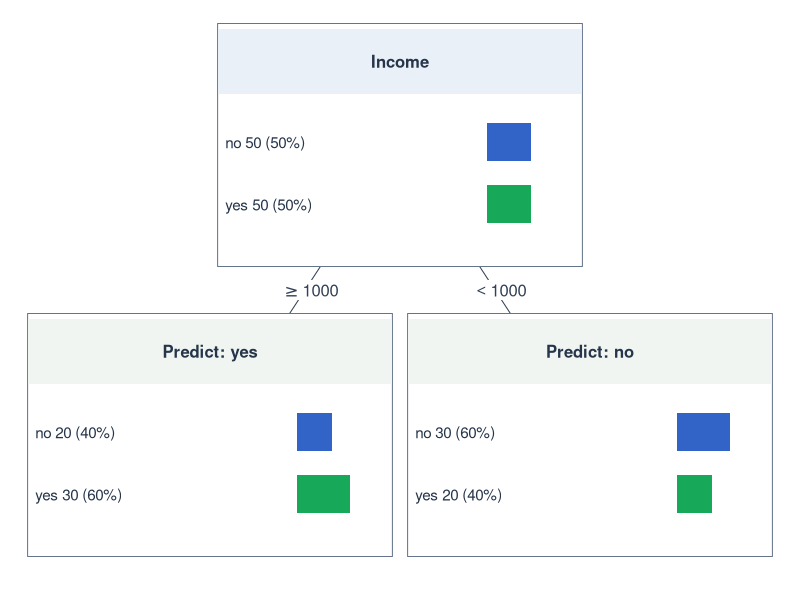
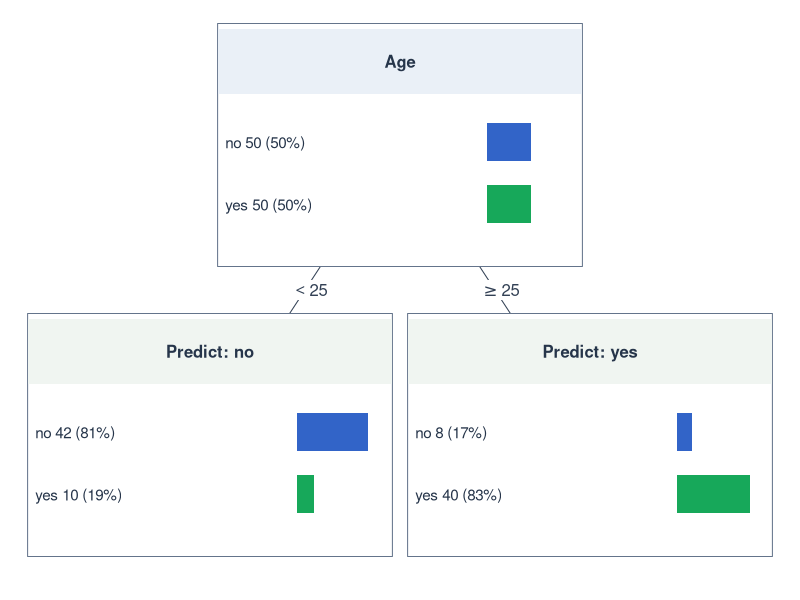
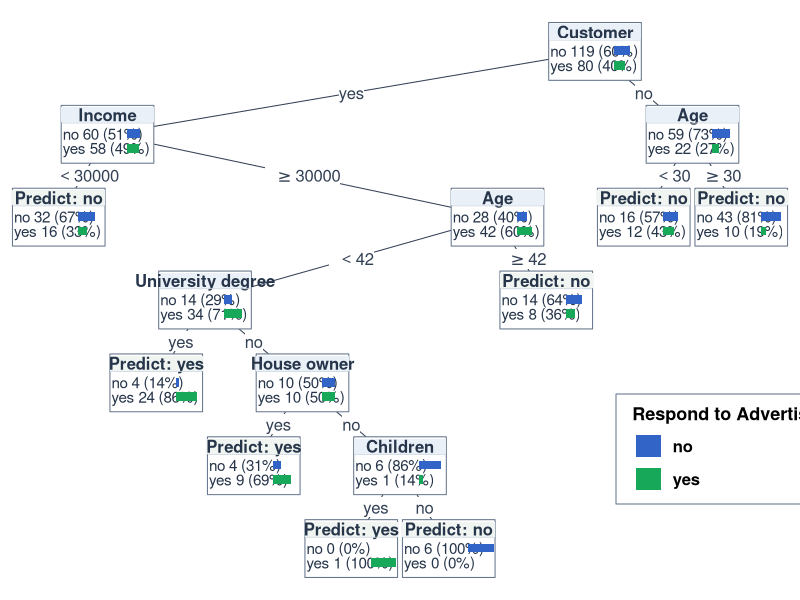
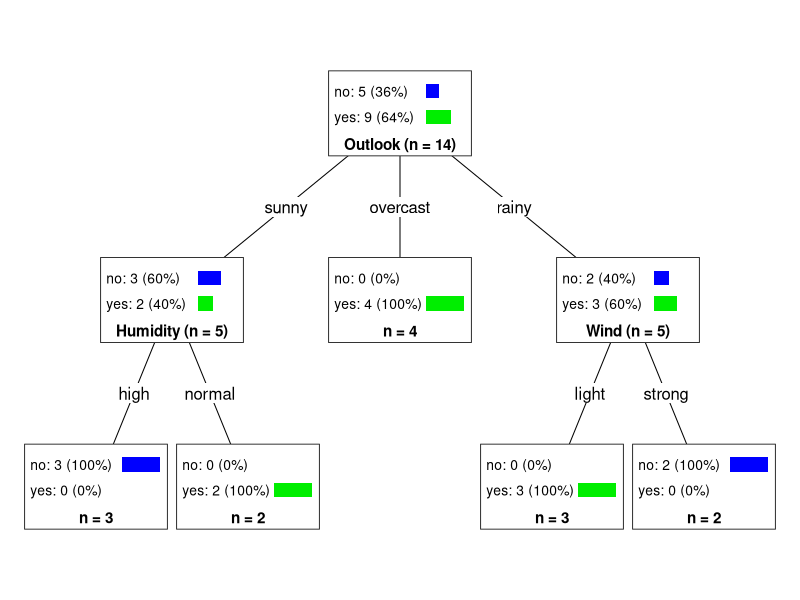

These figures' R source, in order:
## ---- chunk 1
#| include: false

library(partykit)
library(grid)

# Construct a tree from specified class frequencies.
make_stump <- function(
    variable,
    threshold,
    left_value,
    right_value,
    left_counts,
    right_counts,
    reverse = FALSE
) {

  make_leaf <- function(value, counts) {
    data.frame(
      x = rep(value, sum(counts)),
      respond = factor(
        rep(names(counts), times = counts),
        levels = c("no", "yes")
      )
    )
  }

  data <- rbind(
    make_leaf(left_value, left_counts),
    make_leaf(right_value, right_counts)
  )

  names(data)[1] <- variable

  # Reverse the interval mapping when the larger
  # values should appear on the left.
  split_index <- if (reverse) {
    c(2L, 1L)
  } else {
    c(1L, 2L)
  }

  nodes <- partynode(
    id = 1L,
    split = partysplit(
      varid = 1L,
      breaks = threshold,
      right = FALSE,
      index = split_index
    ),
    kids = list(
      partynode(2L),
      partynode(3L)
    )
  )

  tree <- party(
    node = nodes,
    data = data,
    fitted = data.frame(
      "(fitted)" = fitted_node(nodes, data),
      "(response)" = data$respond,
      check.names = FALSE
    ),
    terms = terms(respond ~ ., data = data)
  )

  as.constparty(tree)
}


# Define the exact two trees.

income_tree <- make_stump(
  variable = "income",
  threshold = 1000,
  left_value = 1500,
  right_value = 500,
  left_counts = c(no = 20L, yes = 30L),
  right_counts = c(no = 30L, yes = 20L),
  reverse = TRUE
)

age_tree <- make_stump(
  variable = "age",
  threshold = 25,
  left_value = 20,
  right_value = 30,
  left_counts = c(no = 42L, yes = 10L),
  right_counts = c(no = 8L, yes = 40L)
)


# Verify the displayed frequencies.

node_counts <- function(tree, id) {
  as.integer(
    table(
      factor(
        data_party(tree, id = id)$respond,
        levels = c("no", "yes")
      )
    )
  )
}

stopifnot(
  identical(node_counts(income_tree, 1L), c(50L, 50L)),
  identical(node_counts(income_tree, 2L), c(20L, 30L)),
  identical(node_counts(income_tree, 3L), c(30L, 20L)),
  identical(node_counts(age_tree, 1L), c(50L, 50L)),
  identical(node_counts(age_tree, 2L), c(42L, 10L)),
  identical(node_counts(age_tree, 3L), c(8L, 40L))
)


# Shared node design.

class_colors <- c(
  no = "#3264C8",
  yes = "#17A85A"
)

make_node_panel <- function(tree, split_label) {

  function(node) {

    id <- id_node(node)

    counts <- table(
      factor(
        data_party(tree, id = id)$respond,
        levels = c("no", "yes")
      )
    )

    n <- sum(counts)
    proportions <- as.numeric(counts) / n

    # Root: splitting variable.
    # Leaves: majority-class prediction.

    if (id == 1L) {
      label <- split_label
      header_fill <- "#EAF0F7"
    } else {
      label <- paste(
        "Predict:",
        names(which.max(counts))
      )
      header_fill <- "#F0F5F1"
    }

    # Node background
    grid.rect(
      width = 0.96,
      height = 0.90,
      gp = gpar(
        fill = "white",
        col = "#64748B",
        lwd = 1
      )
    )

    # Header background
    grid.rect(
      x = 0.5,
      y = 0.81,
      width = 0.96,
      height = 0.24,
      gp = gpar(
        fill = header_fill,
        col = NA
      )
    )

    # Header label
    grid.text(
      label,
      x = 0.5,
      y = 0.81,
      gp = gpar(
        fontsize = 12,
        fontface = "bold",
        col = "#26354A"
      )
    )

    # Class distribution
    row_y <- c(0.51, 0.28)

    for (i in seq_along(counts)) {

      class_name <- names(counts)[i]

      grid.text(
        sprintf(
          "%s %d (%.0f%%)",
          class_name,
          counts[i],
          100 * proportions[i]
        ),
        x = 0.04,
        y = row_y[i],
        just = "left",
        gp = gpar(
          fontsize = 11,
          col = "#26354A"
        )
      )

      # Horizontal bar
      if (proportions[i] > 0) {

        grid.rect(
          x = 0.73,
          y = row_y[i],
          width = 0.23 * proportions[i],
          height = 0.14,
          just = c("left", "centre"),
          gp = gpar(
            fill = class_colors[class_name],
            col = NA
          )
        )
      }
    }
  }
}


# Shared plotting function.

plot_stump <- function(tree, label) {

  panel <- make_node_panel(tree, label)

  plot(
    tree,
    inner_panel = panel,
    terminal_panel = panel,
    edge_panel = edge_simple,
    ep_args = list(
      just = "equal",
      fill = "white"
    ),
    drop_terminal = FALSE,
    tnex = 1,
    gp = gpar(
      fontsize = 12,
      col = "#334155"
    )
  )
}
## ---- chunk 2
#| echo: false
#| dev: svg
#| fig-width: 6.3
#| fig-height: 3.1
#| out-width: 100%
#| fig-align: center

plot_stump(income_tree, "Income")
## ---- chunk 3
#| echo: false
#| dev: svg
#| fig-width: 6.3
#| fig-height: 3.1
#| out-width: 100%
#| fig-align: center

plot_stump(age_tree, "Age")
## ---- chunk 4
#| echo: false
#| message: false
#| dev: svg
#| fig-width: 16
#| fig-height: 7.2
#| out-width: 92%
#| fig-align: center

library(partykit)
library(grid)

# 1. Reconstruct data from terminal-node counts --------------------

leaves <- data.frame(
  customer = c(
    "yes", "yes", "yes", "yes",
    "yes", "yes", "no", "no"
  ),
  income = c(
    20000, 40000, 40000, 40000,
    40000, 40000, 40000, 40000
  ),
  age = c(
    35, 35, 35, 35,
    35, 50, 25, 35
  ),
  university_degree = c(
    "no", "yes", "no", "no",
    "no", "no", "no", "no"
  ),
  house_owner = c(
    "no", "no", "yes", "no",
    "no", "no", "no", "no"
  ),
  children = c(
    "no", "no", "no", "yes",
    "no", "no", "no", "no"
  ),
  no = c(32, 4, 4, 0, 6, 14, 16, 43),
  yes = c(16, 24, 9, 1, 0, 8, 12, 10)
)

customers <- do.call(
  rbind,
  lapply(seq_len(nrow(leaves)), function(i) {

    counts <- c(leaves$no[i], leaves$yes[i])

    observations <- leaves[
      rep(i, sum(counts)),
      1:6,
      drop = FALSE
    ]

    observations$respond <- factor(
      rep(c("no", "yes"), times = counts),
      levels = c("no", "yes")
    )

    observations
  })
)

rownames(customers) <- NULL

customers$customer <- factor(
  customers$customer,
  levels = c("yes", "no")
)

customers$university_degree <- factor(
  customers$university_degree,
  levels = c("yes", "no")
)

customers$house_owner <- factor(
  customers$house_owner,
  levels = c("yes", "no")
)

customers$children <- factor(
  customers$children,
  levels = c("yes", "no")
)

# 2. Construct the exact decision tree -----------------------------

nodes <- partynode(
  id = 1L,
  split = partysplit(1L, index = 1:2),
  kids = list(

    # Customer = yes
    partynode(
      id = 2L,
      split = partysplit(
        2L,
        breaks = 30000,
        right = FALSE
      ),
      kids = list(

        # Income < 30000
        partynode(3L),

        # Income >= 30000
        partynode(
          id = 4L,
          split = partysplit(
            3L,
            breaks = 42,
            right = FALSE
          ),
          kids = list(

            # Age < 42
            partynode(
              id = 5L,
              split = partysplit(
                4L,
                index = 1:2
              ),
              kids = list(

                # University degree = yes
                partynode(6L),

                # University degree = no
                partynode(
                  id = 7L,
                  split = partysplit(
                    5L,
                    index = 1:2
                  ),
                  kids = list(

                    # House owner = yes
                    partynode(8L),

                    # House owner = no
                    partynode(
                      id = 9L,
                      split = partysplit(
                        6L,
                        index = 1:2
                      ),
                      kids = list(
                        partynode(10L),
                        partynode(11L)
                      )
                    )
                  )
                )
              )
            ),

            # Age >= 42
            partynode(12L)
          )
        )
      )
    ),

    # Customer = no
    partynode(
      id = 13L,
      split = partysplit(
        3L,
        breaks = 30,
        right = FALSE
      ),
      kids = list(
        partynode(14L),
        partynode(15L)
      )
    )
  )
)

# 3. Create the partykit object ------------------------------------

tree <- party(
  node = nodes,
  data = customers,
  fitted = data.frame(
    "(fitted)" = fitted_node(nodes, customers),
    "(response)" = customers$respond,
    check.names = FALSE
  ),
  terms = terms(
    respond ~ .,
    data = customers
  )
)

tree <- as.constparty(tree)

# 4. Labels and colors ---------------------------------------------

split_names <- c(
  "1"  = "Customer",
  "2"  = "Income",
  "4"  = "Age",
  "5"  = "University degree",
  "7"  = "House owner",
  "9"  = "Children",
  "13" = "Age"
)

class_colors <- c(
  no  = "#3264C8",
  yes = "#17A85A"
)

# 5. Improved node panel -------------------------------------------

node_panel <- function(node) {

  id <- id_node(node)

  observations <- data_party(tree, id = id)

  counts <- table(
    factor(
      observations$respond,
      levels = c("no", "yes")
    )
  )

  n <- sum(counts)
  proportions <- as.numeric(counts) / n
  percentages <- round(100 * proportions)

  if (as.character(id) %in% names(split_names)) {
    label <- split_names[as.character(id)]
    header_fill <- "#EAF0F7"
  } else {
    prediction <- names(which.max(counts))
    label <- sprintf("Predict: %s", prediction)
    header_fill <- "#F0F5F1"
  }

  # node box
  grid.rect(
    x = 0.5,
    y = 0.5,
    width = 0.95,
    height = 0.92,
    gp = gpar(
      fill = "white",
      col = "#64748B",
      lwd = 1
    )
  )

  # header
  grid.rect(
    x = 0.5,
    y = 0.81,
    width = 0.95,
    height = 0.24,
    gp = gpar(
      fill = header_fill,
      col = NA
    )
  )

  grid.text(
    label,
    x = 0.5,
    y = 0.81,
    gp = gpar(
      fontsize = 12,
      fontface = "bold",
      col = "#26354A"
    )
  )

  # separator
  grid.lines(
    x = c(0.03, 0.97),
    y = c(0.68, 0.68),
    gp = gpar(
      col = "#CBD5E1",
      lwd = 0.8
    )
  )

  # class rows
  row_y <- c(0.51, 0.28)

  for (i in seq_along(counts)) {

    class_name <- names(counts)[i]

    grid.text(
      sprintf(
        "%s %d (%d%%)",
        class_name,
        counts[i],
        percentages[i]
      ),
      x = 0.04,
      y = row_y[i],
      just = "left",
      gp = gpar(
        fontsize = 11,
        col = "#26354A"
      )
    )

    if (proportions[i] > 0) {
      grid.rect(
        x = 0.70,
        y = row_y[i],
        width = 0.26 * proportions[i],
        height = 0.14,
        just = c("left", "centre"),
        gp = gpar(
          fill = class_colors[class_name],
          col = NA
        )
      )
    }
  }
}

# 6. Plot -----------------------------------------------------------

plot(
  tree,
  inner_panel = node_panel,
  terminal_panel = node_panel,
  edge_panel = edge_simple,
  ep_args = list(
    just = "equal",
    fill = "white"
  ),
  drop_terminal = FALSE,
  tnex = 1,
  margins = c(0.5, 0.5, 0.5, 0.5),
  gp = gpar(
    fontsize = 12,
    col = "#334155"
  )
)

# 7. Add class legend -----------------------------------------------

# Return to the root viewport
grid::upViewport(0)

# Position legend in the bottom-right area
grid::pushViewport(
  grid::viewport(
    x = 0.77,
    y = 0.16,
    width = unit(2.7, "in"),
    height = unit(1.1, "in"),
    just = c("left", "bottom")
  )
)

# Legend background
grid::grid.rect(
  gp = grid::gpar(
    fill = "white",
    col = "#64748B",
    lwd = 1
  )
)

# Title
grid::grid.text(
  "Respond to Advertisement",
  x = 0.06,
  y = 0.82,
  just = "left",
  gp = grid::gpar(
    fontsize = 13,
    fontface = "bold"
  )
)

# Class labels and colored squares
for (i in seq_along(class_colors)) {

  y <- c(0.53, 0.23)[i]

  grid::grid.rect(
    x = 0.12,
    y = y,
    width = 0.09,
    height = 0.20,
    gp = grid::gpar(
      fill = class_colors[i],
      col = NA
    )
  )

  grid::grid.text(
    names(class_colors)[i],
    x = 0.21,
    y = y,
    just = "left",
    gp = grid::gpar(
      fontsize = 12,
      fontface = "bold"
    )
  )
}

grid::popViewport()
## ---- chunk 5
#| echo: false
#| message: false
#| dev: svg
#| out-width: 100%
#| fig-align: center

library(partykit)
library(grid)

# 1. Play Tennis dataset -------------------------------------------

tennis <- data.frame(
  outlook = factor(
    c("sunny", "sunny", "overcast", "rainy", "rainy",
      "rainy", "overcast", "sunny", "sunny", "rainy",
      "sunny", "overcast", "overcast", "rainy"),
    levels = c("sunny", "overcast", "rainy")
  ),
  humidity = factor(
    c("high", "high", "high", "high", "normal",
      "normal", "normal", "high", "normal", "normal",
      "normal", "high", "normal", "high"),
    levels = c("high", "normal")
  ),
  wind = factor(
    c("light", "strong", "light", "light", "light",
      "strong", "strong", "light", "light", "light",
      "strong", "strong", "light", "strong"),
    levels = c("light", "strong")
  ),
  play = factor(
    c("no", "no", "yes", "yes", "yes",
      "no", "yes", "no", "yes", "yes",
      "yes", "yes", "yes", "no"),
    levels = c("no", "yes")
  )
)

# 2. Construct the exact ID3 tree -----------------------------------

nodes <- partynode(
  id = 1L,
  split = partysplit(1L, index = 1:3),
  kids = list(

    # Outlook = sunny -> Humidity
    partynode(
      id = 2L,
      split = partysplit(2L, index = 1:2),
      kids = list(
        partynode(3L),  # High -> No
        partynode(4L)   # Normal -> Yes
      )
    ),

    # Outlook = overcast -> Yes
    partynode(5L),

    # Outlook = rainy -> Wind
    partynode(
      id = 6L,
      split = partysplit(3L, index = 1:2),
      kids = list(
        partynode(7L),  # Light -> Yes
        partynode(8L)   # Strong -> No
      )
    )
  )
)

tree <- party(
  node = nodes,
  data = tennis,
  fitted = data.frame(
    "(fitted)" = fitted_node(nodes, tennis),
    "(response)" = tennis$play,
    check.names = FALSE
  ),
  terms = terms(play ~ ., data = tennis)
)

tree <- as.constparty(tree)


# 3. Define node labels ---------------------------------------------

split_names <- c(
  "1" = "Outlook",
  "2" = "Humidity",
  "6" = "Wind"
)

class_colors <- c(
  "no" = "#0000FF",
  "yes" = "#00EE00"
)


# 4. Compact node panel ---------------------------------------------

node_panel <- function(node) {

  id <- id_node(node)

  # Retrieve observations belonging to this node
  node_data <- data_party(tree, id = id)

  counts <- table(
    factor(node_data$play, levels = c("no", "yes"))
  )

  n <- sum(counts)
  proportions <- as.numeric(counts) / n
  percentages <- round(100 * proportions)

  # Split variable for internal nodes;
  # sample size only for terminal nodes
  if (as.character(id) %in% names(split_names)) {
    label <- sprintf(
      "%s (n = %d)",
      split_names[as.character(id)],
      n
    )
  } else {
    label <- sprintf("n = %d", n)
  }

  # Compact node viewport
  pushViewport(
    viewport(
      width = unit(0.94, "npc"),
      height = unit(0.85, "in")
    )
  )

  # Node background and border
  grid.rect(
    gp = gpar(
      fill = "white",
      col = "#333333",
      lwd = 1
    )
  )

  # Two class rows
  row_y <- c(0.76, 0.46)

  for (i in seq_along(counts)) {

    class_name <- names(counts)[i]

    # Class label, count, and percentage
    grid.text(
      sprintf(
        "%s: %d (%d%%)",
        class_name,
        counts[i],
        percentages[i]
      ),
      x = 0.04,
      y = row_y[i],
      just = "left",
      gp = gpar(fontsize = 10)
    )

    # Horizontal class-distribution bar
    if (proportions[i] > 0) {

      grid.rect(
        x = 0.68,
        y = row_y[i],
        width = 0.27 * proportions[i],
        height = 0.17,
        just = c("left", "centre"),
        gp = gpar(
          fill = class_colors[class_name],
          col = NA
        )
      )
    }
  }

  # Split variable BELOW the class distributions
  grid.text(
    label,
    x = 0.5,
    y = 0.14,
    gp = gpar(
      fontsize = 11,
      fontface = "bold"
    )
  )

  popViewport()
}


# 5. Plot using native partykit layout ------------------------------

plot(
  tree,

  # Custom contents, automatic node positioning
  inner_panel = node_panel,
  terminal_panel = node_panel,

  # Native branch labels
  edge_panel = edge_simple,
  ep_args = list(
    just = "equal"
  ),

  # Keep early terminal nodes at their natural depth
  drop_terminal = FALSE,

  # Compact terminal nodes
  tnex = 1,

  # Margins
  margins = c(1, 1, 1, 1),

  # Typography
  gp = gpar(fontsize = 12)
)
